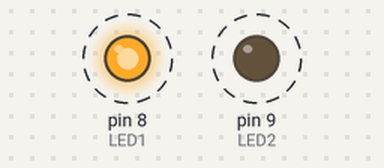
A sketch run on a simulated Arduino Uno, built with avr-gcc and run on an emulated ATmega328P. Shown: output pins drawn as LEDs (lit = HIGH). Dashed ring = blinking.

Above: at 0.2 s.
Timing chart, 0 to 5.3 s (numbered marks = the images above):
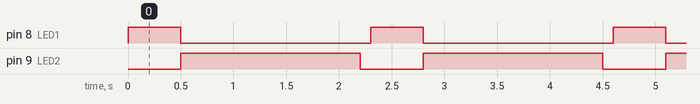

The sketch:

V02_dosLeds.ino
```cpp
#define LED1 8
#define LED2 9

void setup() {
 pinMode(LED1,OUTPUT);
 pinMode(LED2,OUTPUT);
}

void loop() {
  digitalWrite(LED1,HIGH);
  delay(500);
  digitalWrite(LED1,LOW);
  digitalWrite(LED2,HIGH);
  delay(1700);
  digitalWrite(LED2,LOW);
  delay(100);
}
```

Measured:
- by itself, pin 8 (LED1): alternates HIGH for 0.50 s and LOW for 1.8 s
- by itself, pin 9 (LED2): alternates HIGH for 1.7 s and LOW for 0.60 s
- by itself, everything shown: repeats every 2.3 s, in 3 steps
